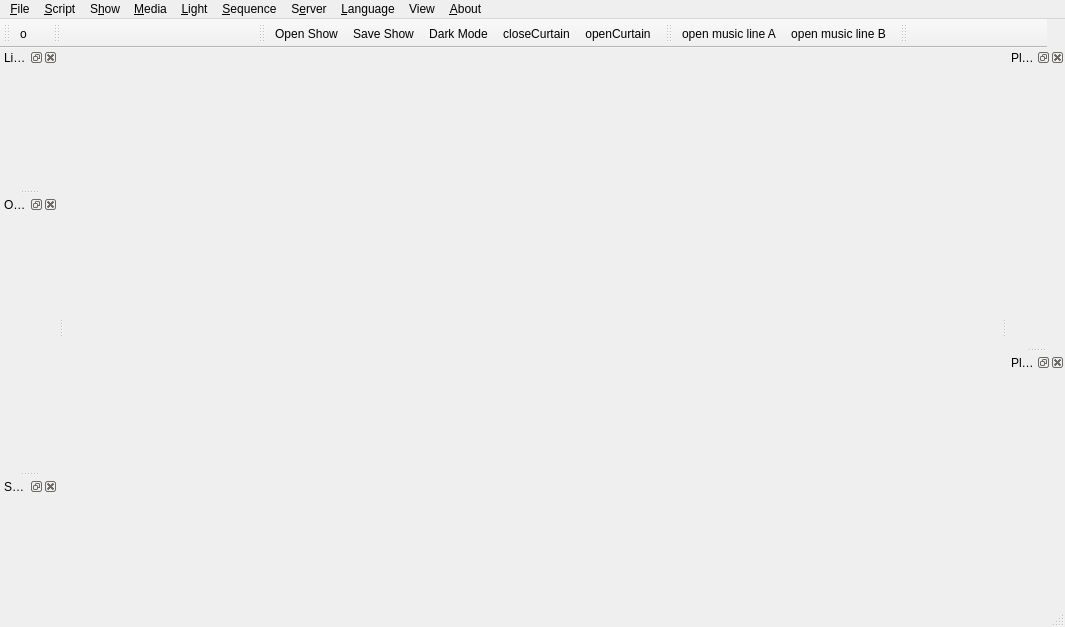
<?xml version="1.0" encoding="UTF-8"?>
<ui version="4.0">
 <class>MainWindow</class>
 <widget class="QMainWindow" name="MainWindow">
  <property name="geometry">
   <rect>
    <x>0</x>
    <y>0</y>
    <width>1065</width>
    <height>627</height>
   </rect>
  </property>
  <property name="windowTitle">
   <string notr="true">Me.te.or. Player</string>
  </property>
  <widget class="QWidget" name="centralWidget">
   <layout class="QGridLayout" name="gridLayout">
    <property name="leftMargin">
     <number>5</number>
    </property>
    <property name="topMargin">
     <number>5</number>
    </property>
    <property name="rightMargin">
     <number>5</number>
    </property>
    <property name="bottomMargin">
     <number>5</number>
    </property>
    <property name="spacing">
     <number>4</number>
    </property>
    <item row="0" column="0">
     <layout class="QVBoxLayout" name="verticalLayout_2">
      <property name="spacing">
       <number>2</number>
      </property>
      <item>
       <widget class="QWidget" name="scriptArea" native="true">
        <property name="sizePolicy">
         <sizepolicy hsizetype="Expanding" vsizetype="Expanding">
          <horstretch>0</horstretch>
          <verstretch>0</verstretch>
         </sizepolicy>
        </property>
       </widget>
      </item>
     </layout>
    </item>
   </layout>
  </widget>
  <widget class="QMenuBar" name="menuBar">
   <property name="enabled">
    <bool>true</bool>
   </property>
   <property name="geometry">
    <rect>
     <x>0</x>
     <y>0</y>
     <width>1065</width>
     <height>22</height>
    </rect>
   </property>
   <widget class="QMenu" name="menuFile">
    <property name="title">
     <string>&amp;File</string>
    </property>
    <addaction name="action_Open_script"/>
    <addaction name="action_Open_music_line_A"/>
    <addaction name="action_Open_music_line_B"/>
    <addaction name="action_Open_Show"/>
    <addaction name="separator"/>
    <addaction name="action_Save_Show"/>
    <addaction name="action_Save_Show_As"/>
   </widget>
   <widget class="QMenu" name="menu_Script">
    <property name="title">
     <string>&amp;Script</string>
    </property>
   </widget>
   <widget class="QMenu" name="menuMeteorShow">
    <property name="title">
     <string>S&amp;how</string>
    </property>
    <addaction name="action_Dark_Mode"/>
    <addaction name="action_Options"/>
   </widget>
   <widget class="QMenu" name="menu_Music">
    <property name="title">
     <string>&amp;Media</string>
    </property>
   </widget>
   <widget class="QMenu" name="menuAbout">
    <property name="title">
     <string>&amp;About</string>
    </property>
    <addaction name="actionAbout_MeTeOr_Player"/>
    <addaction name="actionAbout_mmedia_library"/>
    <addaction name="actionAbout_Qt"/>
   </widget>
   <widget class="QMenu" name="menu_Language">
    <property name="title">
     <string>&amp;Language</string>
    </property>
    <addaction name="actionLocale"/>
   </widget>
   <widget class="QMenu" name="menu_Ligth">
    <property name="title">
     <string>&amp;Light</string>
    </property>
   </widget>
   <widget class="QMenu" name="menu_Sequence">
    <property name="title">
     <string>&amp;Sequence</string>
    </property>
   </widget>
   <widget class="QMenu" name="menu_Server">
    <property name="title">
     <string>S&amp;erver</string>
    </property>
   </widget>
   <widget class="QMenu" name="menuView">
    <property name="title">
     <string>View</string>
    </property>
    <addaction name="action_view_playlist_line_A"/>
    <addaction name="action_view_playlist_line_B"/>
    <addaction name="action_view_light_preset"/>
    <addaction name="action_view_open_web_net"/>
    <addaction name="action_view_sequencer"/>
   </widget>
   <addaction name="menuFile"/>
   <addaction name="menu_Script"/>
   <addaction name="menuMeteorShow"/>
   <addaction name="menu_Music"/>
   <addaction name="menu_Ligth"/>
   <addaction name="menu_Sequence"/>
   <addaction name="menu_Server"/>
   <addaction name="menu_Language"/>
   <addaction name="menuView"/>
   <addaction name="menuAbout"/>
  </widget>
  <widget class="QStatusBar" name="statusBar"/>
  <widget class="QToolBar" name="script_toolbar">
   <property name="minimumSize">
    <size>
     <width>50</width>
     <height>0</height>
    </size>
   </property>
   <property name="windowTitle">
    <string>script</string>
   </property>
   <property name="movable">
    <bool>true</bool>
   </property>
   <attribute name="toolBarArea">
    <enum>TopToolBarArea</enum>
   </attribute>
   <attribute name="toolBarBreak">
    <bool>false</bool>
   </attribute>
   <addaction name="action_Open_script"/>
  </widget>
  <widget class="QToolBar" name="script_anim_toolbar">
   <property name="minimumSize">
    <size>
     <width>205</width>
     <height>0</height>
    </size>
   </property>
   <property name="windowTitle">
    <string>script_animation</string>
   </property>
   <attribute name="toolBarArea">
    <enum>TopToolBarArea</enum>
   </attribute>
   <attribute name="toolBarBreak">
    <bool>false</bool>
   </attribute>
  </widget>
  <widget class="QToolBar" name="show_toolbar">
   <property name="sizePolicy">
    <sizepolicy hsizetype="Maximum" vsizetype="Fixed">
     <horstretch>0</horstretch>
     <verstretch>0</verstretch>
    </sizepolicy>
   </property>
   <property name="minimumSize">
    <size>
     <width>150</width>
     <height>0</height>
    </size>
   </property>
   <property name="windowTitle">
    <string>show</string>
   </property>
   <property name="movable">
    <bool>true</bool>
   </property>
   <attribute name="toolBarArea">
    <enum>TopToolBarArea</enum>
   </attribute>
   <attribute name="toolBarBreak">
    <bool>false</bool>
   </attribute>
   <addaction name="action_Open_Show"/>
   <addaction name="action_Save_Show"/>
   <addaction name="action_Dark_Mode"/>
   <addaction name="actionCloseCurtain"/>
   <addaction name="actionOpenCurtain"/>
  </widget>
  <widget class="QToolBar" name="music_toolbar">
   <property name="sizePolicy">
    <sizepolicy hsizetype="Minimum" vsizetype="Fixed">
     <horstretch>0</horstretch>
     <verstretch>0</verstretch>
    </sizepolicy>
   </property>
   <property name="maximumSize">
    <size>
     <width>16777215</width>
     <height>16777215</height>
    </size>
   </property>
   <property name="windowTitle">
    <string>music</string>
   </property>
   <attribute name="toolBarArea">
    <enum>TopToolBarArea</enum>
   </attribute>
   <attribute name="toolBarBreak">
    <bool>false</bool>
   </attribute>
   <addaction name="action_Open_music_line_A"/>
   <addaction name="action_Open_music_line_B"/>
  </widget>
  <widget class="QDockWidget" name="dockPlaylistContainer_A">
   <property name="styleSheet">
    <string notr="true"/>
   </property>
   <property name="windowTitle">
    <string>Playlist LINE A</string>
   </property>
   <attribute name="dockWidgetArea">
    <number>2</number>
   </attribute>
   <widget class="QWidget" name="dockPlaylist_A">
    <layout class="QHBoxLayout" name="horLayout">
     <property name="spacing">
      <number>3</number>
     </property>
     <property name="leftMargin">
      <number>3</number>
     </property>
     <property name="topMargin">
      <number>3</number>
     </property>
     <property name="rightMargin">
      <number>3</number>
     </property>
     <property name="bottomMargin">
      <number>3</number>
     </property>
    </layout>
   </widget>
  </widget>
  <widget class="QDockWidget" name="dockPlaylistContainer_B">
   <property name="styleSheet">
    <string notr="true"/>
   </property>
   <property name="windowTitle">
    <string>Playlist LINE B</string>
   </property>
   <attribute name="dockWidgetArea">
    <number>2</number>
   </attribute>
   <widget class="QWidget" name="dockPlaylist_B">
    <layout class="QHBoxLayout" name="horLayout2">
     <property name="spacing">
      <number>1</number>
     </property>
     <property name="leftMargin">
      <number>1</number>
     </property>
     <property name="topMargin">
      <number>1</number>
     </property>
     <property name="rightMargin">
      <number>1</number>
     </property>
     <property name="bottomMargin">
      <number>1</number>
     </property>
    </layout>
   </widget>
  </widget>
  <widget class="QDockWidget" name="dockLightContainer">
   <property name="windowTitle">
    <string>Light Control</string>
   </property>
   <attribute name="dockWidgetArea">
    <number>1</number>
   </attribute>
   <widget class="QWidget" name="dockLightPanel">
    <layout class="QVBoxLayout" name="verticalLayout_4">
     <property name="spacing">
      <number>1</number>
     </property>
     <property name="leftMargin">
      <number>1</number>
     </property>
     <property name="topMargin">
      <number>1</number>
     </property>
     <property name="rightMargin">
      <number>1</number>
     </property>
     <property name="bottomMargin">
      <number>1</number>
     </property>
    </layout>
   </widget>
  </widget>
  <widget class="QToolBar" name="connectionToolbar">
   <property name="sizePolicy">
    <sizepolicy hsizetype="Minimum" vsizetype="Fixed">
     <horstretch>0</horstretch>
     <verstretch>0</verstretch>
    </sizepolicy>
   </property>
   <property name="minimumSize">
    <size>
     <width>55</width>
     <height>0</height>
    </size>
   </property>
   <property name="maximumSize">
    <size>
     <width>150</width>
     <height>16777215</height>
    </size>
   </property>
   <property name="windowTitle">
    <string>toolBar</string>
   </property>
   <attribute name="toolBarArea">
    <enum>TopToolBarArea</enum>
   </attribute>
   <attribute name="toolBarBreak">
    <bool>false</bool>
   </attribute>
  </widget>
  <widget class="QDockWidget" name="dockOpenWebNetContainer">
   <property name="windowTitle">
    <string notr="true">Open Web Net[*]</string>
   </property>
   <attribute name="dockWidgetArea">
    <number>1</number>
   </attribute>
   <widget class="QWidget" name="dockOwnPanel">
    <layout class="QGridLayout" name="gridLayout_3"/>
   </widget>
  </widget>
  <widget class="QDockWidget" name="dockSequencerContainer">
   <property name="windowTitle">
    <string>Sequencer</string>
   </property>
   <attribute name="dockWidgetArea">
    <number>1</number>
   </attribute>
   <widget class="QWidget" name="dockSequencer"/>
  </widget>
  <action name="action_Open_script">
   <property name="text">
    <string>&amp;open script</string>
   </property>
   <property name="iconText">
    <string>o</string>
   </property>
   <property name="shortcut">
    <string>Ctrl+O</string>
   </property>
  </action>
  <action name="action_Open_music_line_A">
   <property name="text">
    <string>open music line &amp;A</string>
   </property>
   <property name="shortcut">
    <string>Ctrl+M</string>
   </property>
  </action>
  <action name="action_Open_Show">
   <property name="text">
    <string>&amp;Open Show</string>
   </property>
   <property name="shortcut">
    <string>Ctrl+Shift+O</string>
   </property>
  </action>
  <action name="action_Save_Show">
   <property name="text">
    <string>&amp;Save Show</string>
   </property>
   <property name="shortcut">
    <string>Ctrl+S</string>
   </property>
  </action>
  <action name="actionPlay_Pause">
   <property name="text">
    <string>Play/Pause</string>
   </property>
   <property name="shortcut">
    <string>Space</string>
   </property>
  </action>
  <action name="actionAbout_MeTeOr_Player">
   <property name="text">
    <string>&amp;About Me.Te.Or. Player</string>
   </property>
  </action>
  <action name="actionLocale">
   <property name="checkable">
    <bool>true</bool>
   </property>
   <property name="checked">
    <bool>false</bool>
   </property>
   <property name="text">
    <string>locale</string>
   </property>
  </action>
  <action name="action_Dark_Mode">
   <property name="text">
    <string>&amp;Dark Mode</string>
   </property>
   <property name="shortcut">
    <string>Ctrl+D</string>
   </property>
  </action>
  <action name="action_Save_Show_As">
   <property name="text">
    <string>Save Show &amp;As</string>
   </property>
  </action>
  <action name="actionOpenCurtain">
   <property name="text">
    <string>openCurtain</string>
   </property>
   <property name="toolTip">
    <string>open curtain</string>
   </property>
  </action>
  <action name="actionCloseCurtain">
   <property name="text">
    <string>closeCurtain</string>
   </property>
   <property name="toolTip">
    <string>close the curtain</string>
   </property>
  </action>
  <action name="action_load_last_show">
   <property name="text">
    <string>&amp;load last show</string>
   </property>
  </action>
  <action name="action_Trigger_Light_transition">
   <property name="text">
    <string>&amp;Trigger transition</string>
   </property>
   <property name="toolTip">
    <string>Trigger light transition</string>
   </property>
   <property name="shortcut">
    <string notr="true">Ctrl+Space</string>
   </property>
  </action>
  <action name="action_sequence_play">
   <property name="text">
    <string>&amp;play</string>
   </property>
   <property name="shortcut">
    <string>F5</string>
   </property>
  </action>
  <action name="action_sequence_pause">
   <property name="text">
    <string>p&amp;ause</string>
   </property>
   <property name="shortcut">
    <string>F6</string>
   </property>
  </action>
  <action name="action_Options">
   <property name="text">
    <string>&amp;Options ...</string>
   </property>
  </action>
  <action name="action_Open_music_line_B">
   <property name="text">
    <string>open music line &amp;B</string>
   </property>
   <property name="shortcut">
    <string notr="true">Ctrl+Shift+M</string>
   </property>
  </action>
  <action name="action_view_playlist_line_A">
   <property name="checkable">
    <bool>true</bool>
   </property>
   <property name="checked">
    <bool>true</bool>
   </property>
   <property name="text">
    <string>playlist line A</string>
   </property>
   <property name="toolTip">
    <string>view playlist line A</string>
   </property>
  </action>
  <action name="action_view_playlist_line_B">
   <property name="checkable">
    <bool>true</bool>
   </property>
   <property name="checked">
    <bool>true</bool>
   </property>
   <property name="text">
    <string>playlist line B</string>
   </property>
  </action>
  <action name="action_view_light_preset">
   <property name="checkable">
    <bool>true</bool>
   </property>
   <property name="checked">
    <bool>true</bool>
   </property>
   <property name="text">
    <string>light preset</string>
   </property>
  </action>
  <action name="action_view_open_web_net">
   <property name="checkable">
    <bool>true</bool>
   </property>
   <property name="checked">
    <bool>true</bool>
   </property>
   <property name="text">
    <string>open web net</string>
   </property>
  </action>
  <action name="action_view_sequencer">
   <property name="checkable">
    <bool>true</bool>
   </property>
   <property name="checked">
    <bool>true</bool>
   </property>
   <property name="text">
    <string>sequencer</string>
   </property>
  </action>
  <action name="actionAbout_mmedia_library">
   <property name="text">
    <string>About multimedia library</string>
   </property>
  </action>
  <action name="actionAbout_Qt">
   <property name="icon">
    <iconset theme=":/qt-project.org/qmessagebox/images/qtlogo-64.png">
     <normaloff>.</normaloff>.</iconset>
   </property>
   <property name="text">
    <string>About Qt</string>
   </property>
  </action>
 </widget>
 <layoutdefault spacing="6" margin="11"/>
 <resources/>
 <connections/>
</ui>
